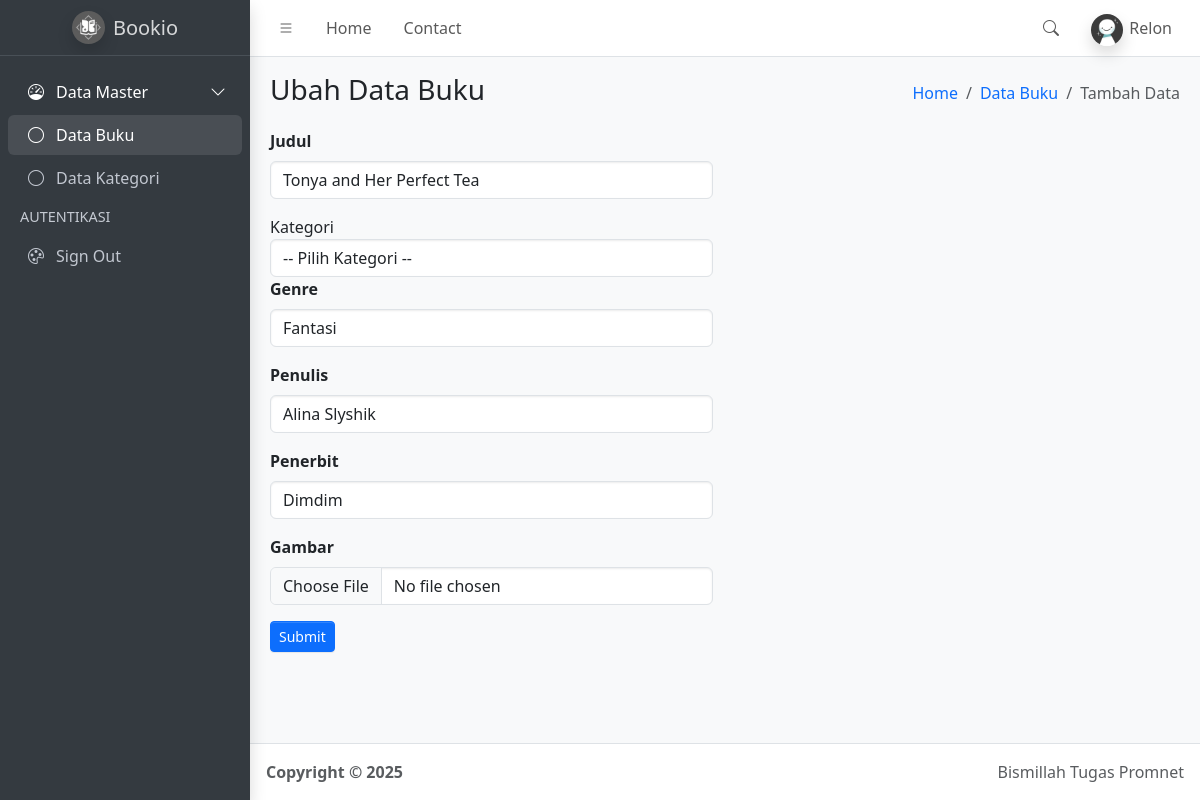
Page /ubah_data.php?id=14 (signed in) on the committed database.
### tables this page shows
CREATE TABLE `buku` (
  `id_buku` int(5) NOT NULL,
  `judul` varchar(100) NOT NULL,
  `genre` varchar(100) NOT NULL,
  `penulis` varchar(100) NOT NULL,
  `penerbit` varchar(100) NOT NULL,
  `tanggal_input` date NOT NULL DEFAULT current_timestamp(),
  `gambar` varchar(100) NOT NULL,
  `id_kategori` int(10) NOT NULL
);

### function.php (called while the page is built, shortened)
<?php
$conn = mysqli_connect("localhost", "root", "", "simbs");
function query($query){
    global $conn;
    $result = mysqli_query($conn, $query);
    $rows = [];
    while( $row = mysqli_fetch_assoc($result) ) {
        $rows[] = $row;
    }
    return $rows;
}
?>

### ubah_data.php (the view, shortened to what this page needs)
<?php
    require("function.php");
    $id = $_GET['id'];
    $query = query("SELECT * FROM buku WHERE id_buku = $id")[0];
    $buku = $query;
?>
<!doctype html>
<html lang="en">
  <head>
    <link
      rel="stylesheet"
      href="https://cdn.jsdelivr.net/npm/@fontsource/source-sans-3@5.0.12/index.css"
      media="print"
      onload="this.media='all'"
    />
    <link
      rel="stylesheet"
      href="https://cdn.jsdelivr.net/npm/overlayscrollbars@2.11.0/styles/overlayscrollbars.min.css"
    />
    <link
      rel="stylesheet"
      href="https://cdn.jsdelivr.net/npm/bootstrap-icons@1.13.1/font/bootstrap-icons.min.css"
    />
    <link rel="stylesheet" href="dist/css/adminlte.min.css" />
    <link
      rel="stylesheet"
      href="https://cdn.jsdelivr.net/npm/apexcharts@3.37.1/dist/apexcharts.css"
    />
    <link
      rel="stylesheet"
      href="https://cdn.jsdelivr.net/npm/jsvectormap@1.5.3/dist/css/jsvectormap.min.css"
    />
  </head>
  <body class="layout-fixed sidebar-expand-lg bg-body-tertiary">
    <div class="app-wrapper">
      <nav class="app-header navbar navbar-expand bg-body">
        <div class="container-fluid">
          <ul class="navbar-nav">
            <li class="nav-item">
              <a class="nav-link" data-lte-toggle="sidebar" href="#" role="button">
                <i class="bi bi-list"></i>
              </a>
            </li>
            <li class="nav-item d-none d-md-block">
              <a href="#" class="nav-link">Home</a>
            </li>
            <li class="nav-item d-none d-md-block">
              <a href="#" class="nav-link">Contact</a>
            </li>
          </ul>
          <ul class="navbar-nav ms-auto">
            <li class="nav-item">
              <a class="nav-link" data-widget="navbar-search" href="#" role="button">
                <i class="bi bi-search"></i>
              </a>
            </li>
            <li class="nav-item dropdown user-menu">
              <a href="#" class="nav-link dropdown-toggle" data-bs-toggle="dropdown">
                <img
                  src="dist/assets/img/user.jpeg"
                  class="user-image rounded-circle shadow"
                  alt="User Image"
                />
                <span class="d-none d-md-inline">Relon</span>
              </a>
            </li>
          </ul>
        </div>
      </nav>
      <aside class="app-sidebar bg-body-secondary shadow" data-bs-theme="dark">
        <div class="sidebar-brand">
          <a href="index.php" class="brand-link">
            <img
              src="dist/assets/img/bookiologo.jpeg"
              alt="AdminLTE Logo"
              class="brand-image shadow rounded-circle"
            />
            <span class="brand-text fw-light">Bookio</span>
          </a>
        </div>
        <div class="sidebar-wrapper">
          <nav class="mt-2">
            <ul
              class="nav sidebar-menu flex-column"
              data-lte-toggle="treeview"
              role="navigation"
              aria-label="Main navigation"
              data-accordion="false"
              id="navigation"
            >
              <li class="nav-item menu-open">
                <a href="#" class="nav-link active">
                  <i class="nav-icon bi bi-speedometer"></i>
                  <p>
                    Data Master
                  </p>
                </a>
                <ul class="nav nav-treeview">
                  <li class="nav-item">
                    <a href="index.php" class="nav-link active">
                      <i class="nav-icon bi bi-circle"></i>
                      <p>Data Buku</p>
                    </a>
                  </li>
                  <li class="nav-item">
                    <a href="kategori.php" class="nav-link">
                      <i class="nav-icon bi bi-circle"></i>
                      <p>Data Kategori</p>
                    </a>
                  </li>
                </ul>
              </li>
              <li class="nav-header">AUTENTIKASI</li>
              <li class="nav-item">
                <a href="./generate/theme.html" class="nav-link">
                  <i class="nav-icon bi bi-palette"></i>
                  <p>Sign Out</p>
                </a>
              </li>
            </ul>
          </nav>
        </div>
      </aside>
      <main class="app-main">
        <div class="app-content-header">
          <div class="container-fluid">
            <div class="row">
              <div class="col-sm-6">
                <h3 class="mb-0">Ubah Data Buku</h3>
              </div>
              <div class="col-sm-6">
                <ol class="breadcrumb float-sm-end">
                  <li class="breadcrumb-item"><a href="index.php">Home</a></li>
                  <li class="breadcrumb-item"><a href="index.php">Data Buku</a></li>
                  <li class="breadcrumb-item active" aria-current="page">Tambah Data</li>
                </ol>
              </div>
            </div>
          </div>
        </div>
        <div class="app-content">
          <div class="container-fluid">
            <div class="row">
              <div class="col-md-6">
                <form action="" method="post" enctype="multipart/form-data">
                     <div class="mb-3">
                        <label class="form-label fw-bold">Judul</label>
                        <input type="text" class="form-control" name="judul" id="judul" placeholder="Judul buku" value="<?= $buku['judul'] ?>" autocomplete="off">
                    </div>
                    <div class="mb-3">
                        <label for="id_kategori">Kategori</label>
<select name="id_kategori" id="id_kategori" class="form-control" required>
    <option value="">-- Pilih Kategori --</option>
</select>
                    <div class="mb-3">
                        <label class="form-label fw-bold">Genre</label>
                        <input type="text" class="form-control" name="genre" id="genre" placeholder="Genre" value="<?= $buku['genre'] ?>" autocomplete="off">
                    </div>
                    <div class="mb-3">
                        <label class="form-label fw-bold">Penulis</label>
                        <input type="text" class="form-control" name="penulis" id="penulis" placeholder="Penulis" value="<?= $buku['penulis'] ?>" autocomplete="off">
                    </div>
                    <div class="mb-3">
                        <label class="form-label fw-bold">Penerbit</label>
                        <input type="text" class="form-control" name="penerbit" id="penerbit" placeholder="Penerbit" value="<?= $buku['penerbit'] ?>" autocomplete="off">
                    </div>
                    <div class="mb-3">
                        <label class="form-label fw-bold">Gambar</label>
                        <input type="file" class="form-control" name="gambar" id="gambar" placeholder="Gambar" value="<?= $buku['gambar'] ?>" autocomplete="off">
                    </div>
                    <div class="mb-3">
                        <button type="submit" name="tombol_submit" class="btn btn-sm btn-primary">Submit</button>
                    </div>
                </form>
              </div>
            </div>
          </div>
        </div>
      </main>
      <footer class="app-footer">
        <div class="float-end d-none d-sm-inline">Bismillah Tugas Promnet</div>
        <strong>
          Copyright &copy; 2025&nbsp;
        </strong>
      </footer>
    </div>
  </body>
</html>

### rows in the picture
buku: judul "Tonya and Her Perfect Tea", genre "Fantasi", penulis "Alina Slyshik", penerbit "Dimdim"
